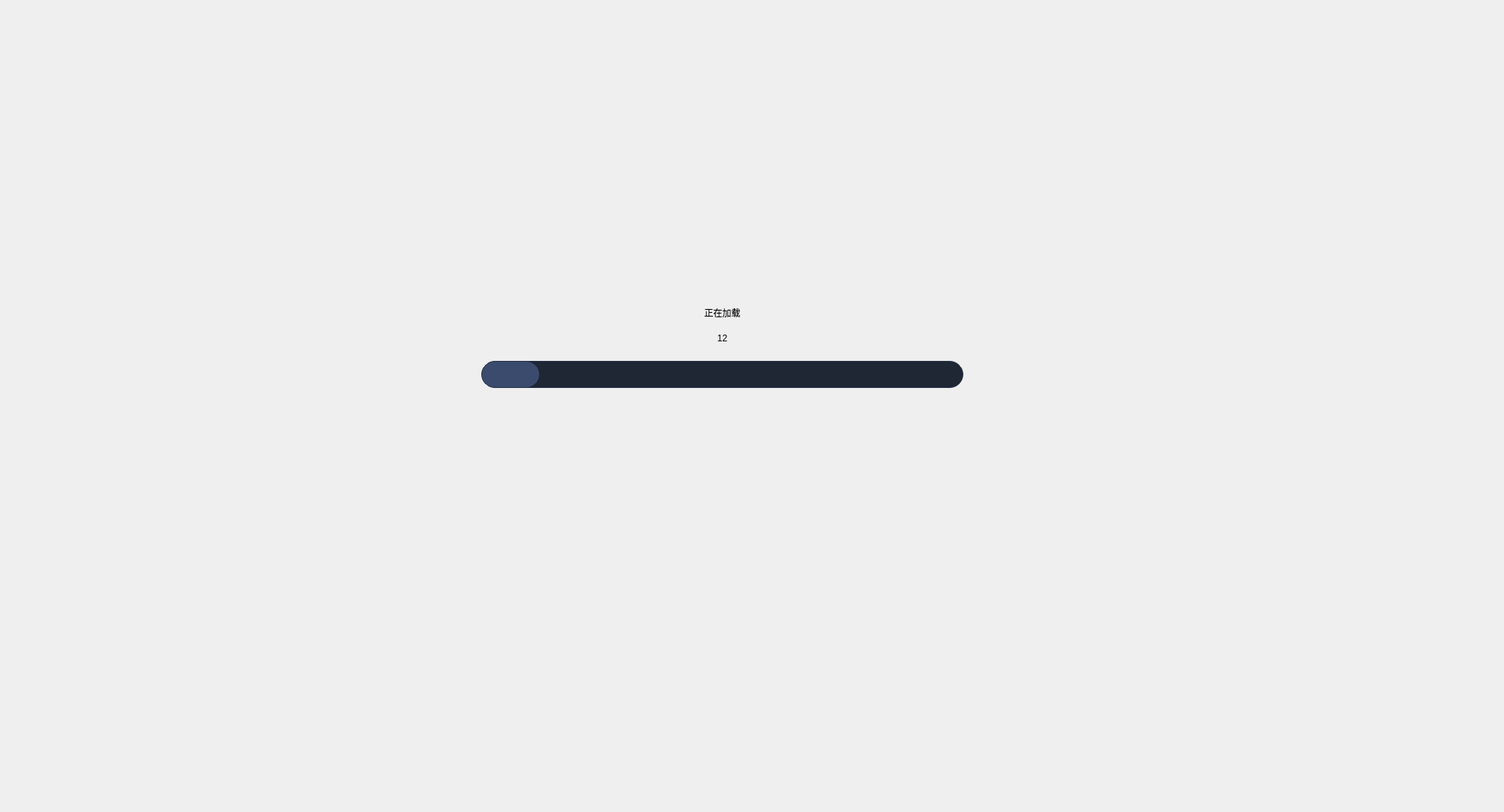
<?xml version="1.0" encoding="UTF-8"?>
<ui version="4.0">
 <class>qSlicerProgressBar</class>
 <widget class="QDialog" name="qSlicerProgressBar">
  <property name="geometry">
   <rect>
    <x>0</x>
    <y>0</y>
    <width>2000</width>
    <height>1080</height>
   </rect>
  </property>
  <property name="windowTitle">
   <string>Dialog</string>
  </property>
  <widget class="QLabel" name="label_2">
   <property name="geometry">
    <rect>
     <x>613</x>
     <y>365</y>
     <width>694</width>
     <height>171</height>
    </rect>
   </property>
   <property name="text">
    <string/>
   </property>
   <property name="alignment">
    <set>Qt::AlignCenter</set>
   </property>
  </widget>
  <widget class="QProgressBar" name="progressBar">
   <property name="geometry">
    <rect>
     <x>640</x>
     <y>480</y>
     <width>641</width>
     <height>36</height>
    </rect>
   </property>
   <property name="styleSheet">
    <string notr="true">
QProgressBar {   
height: 36px;
border-radius: 18px 18px 18px 18px;
border: 1px solid #26324A;  
background-color: #1F2634;}

QProgressBar::chunk {   
background-color: #3A4B6D;  
border-radius: 17px 17px 17px 17px;
}</string>
   </property>
   <property name="value">
    <number>12</number>
   </property>
   <property name="textVisible">
    <bool>false</bool>
   </property>
   <property name="invertedAppearance">
    <bool>false</bool>
   </property>
  </widget>
  <widget class="QLabel" name="label_3">
   <property name="geometry">
    <rect>
     <x>640</x>
     <y>430</y>
     <width>641</width>
     <height>40</height>
    </rect>
   </property>
   <property name="text">
    <string>12</string>
   </property>
   <property name="alignment">
    <set>Qt::AlignCenter</set>
   </property>
  </widget>
  <widget class="QLabel" name="lblIcon">
   <property name="geometry">
    <rect>
     <x>810</x>
     <y>380</y>
     <width>84</width>
     <height>84</height>
    </rect>
   </property>
   <property name="minimumSize">
    <size>
     <width>84</width>
     <height>84</height>
    </size>
   </property>
   <property name="maximumSize">
    <size>
     <width>84</width>
     <height>84</height>
    </size>
   </property>
   <property name="styleSheet">
    <string notr="true"/>
   </property>
   <property name="text">
    <string/>
   </property>
   <property name="alignment">
    <set>Qt::AlignCenter</set>
   </property>
  </widget>
  <widget class="QLabel" name="label">
   <property name="geometry">
    <rect>
     <x>640</x>
     <y>390</y>
     <width>641</width>
     <height>51</height>
    </rect>
   </property>
   <property name="minimumSize">
    <size>
     <width>0</width>
     <height>0</height>
    </size>
   </property>
   <property name="maximumSize">
    <size>
     <width>16777215</width>
     <height>84</height>
    </size>
   </property>
   <property name="styleSheet">
    <string notr="true"/>
   </property>
   <property name="text">
    <string>正在加载</string>
   </property>
   <property name="alignment">
    <set>Qt::AlignCenter</set>
   </property>
  </widget>
 </widget>
 <resources/>
 <connections/>
</ui>
